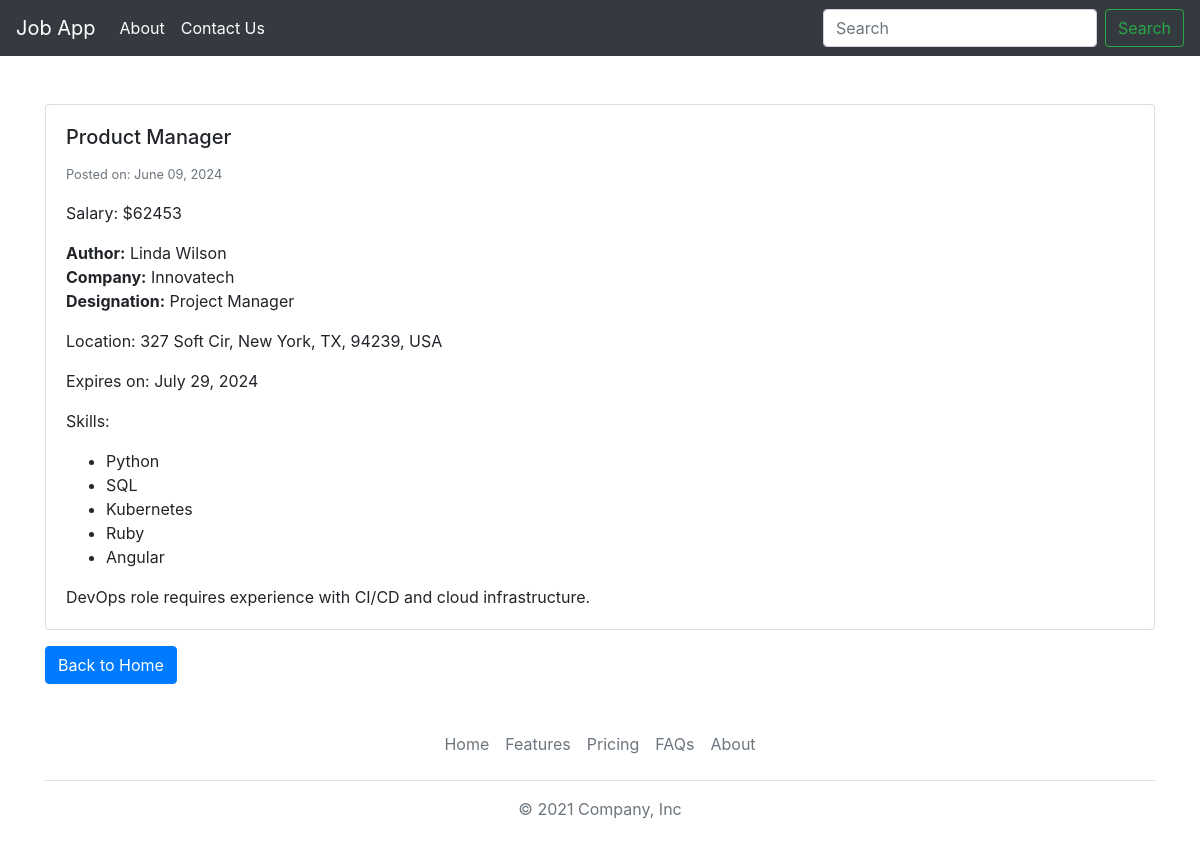
/job/product-manager, run on the app's committed database.
### JobPost/models.py (models this page shows, shortened)
class JobPost(models.Model):
    JOB_TYPE_CHOICES = [
        ('Full Time', 'Full Time'),
        ('Part Time', 'Part Time'),
    ]
    title = models.CharField(max_length=200)
    description = models.TextField()
    date = models.DateTimeField(auto_now_add=True) #add date when adding
    salary = models.IntegerField()
    slug = models.SlugField(null=True, max_length=40, unique=True)
    expiry = models.DateField(null=True)
    location = models.OneToOneField(Location,on_delete=models.CASCADE, null=True)
    author = models.ForeignKey(Author, on_delete=models.CASCADE)
    skills = models.ManyToManyField(Skill)
    type = models.CharField(max_length=200, null=False, choices=JOB_TYPE_CHOICES)
    def __str__(self) -> str:
        return f"{self.title} -> {self.salary}"

class Author(models.Model):
    name = models.CharField(max_length=100)
    company = models.CharField(max_length=100)
    designation = models.CharField(max_length=100)

class Location(models.Model):
    street = models.CharField(max_length=255)
    city = models.CharField(max_length=255)
    state = models.CharField(max_length=255)
    country = models.CharField(max_length=100)
    zip = models.CharField(max_length=20)

class Skill(models.Model):
    name = models.CharField(max_length=100)

### JobPost/views.py (the view)
# urls.py: path('job/<str:slug>', views.job_detail, name="job_detail")
def job_detail(request,slug):
    try:
        context = {
            'job' : JobPost.objects.get(slug=slug)
        }
        print(JobPost.objects.get(slug=slug))
        return render(request, 'JobPost/job_detail.html', context)
    except:
        return HttpResponseNotFound("Not Found")

### JobPost/templates/JobPost/job_detail.html (shortened to what this page needs)
{% extends "layout.html" %}
{% block content %}
    <div class="container mt-5">
        <div class="card">
            <div class="card-body">
                <h5 class="card-title">{{ job.title }}</h5>
                <p class="card-text"><small class="text-muted">Posted on: {{ job.date|date:"F d, Y" }}</small></p>
                <p class="card-text">Salary: ${{ job.salary }}</p>
                <p class="card-text">
                    <strong>Author:</strong> {{ job.author.name }}<br>
                    <strong>Company:</strong> {{ job.author.company }}<br>
                    <strong>Designation:</strong> {{ job.author.designation }}
                </p>
                {% if job.location %}
                    <p class="card-text">Location: {{ job.location.street }}, {{ job.location.city }}, {{ job.location.state }}, {{ job.location.zip }}, {{ job.location.country }}</p>
                {% endif %}
                {% if job.expiry %}
                    <p class="card-text">Expires on: {{ job.expiry|date:"F d, Y" }}</p>
                {% endif %}
                {% if job.skills.all %}
                    <p class="card-text">Skills:
                        <ul>
                            {% for skill in job.skills.all %}
                                <li>{{ skill.name }}</li>
                            {% endfor %}
                        </ul>
                    </p>
                {% endif %}
                <p class="card-text">{{ job.description }}</p>
            </div>
        </div>
        <a href="{% url 'home' %}" class="btn btn-primary mt-3">Back to Home</a>
    </div>
{% endblock content %}

### data on the page
JobPost: title "Product Manager", date "June 09, 2024", salary "62453", author.name "Linda Wilson", author.company "Innovatech", author.designation "Project Manager", location.street "327 Soft Cir", location.city "New York", location.state "TX", location.zip "94239", location.country "USA", expiry "July 29, 2024", description "DevOps role requires experience with CI/CD and cloud infrastructure."
Skill: name "Python"
Skill: name "SQL"
Skill: name "Kubernetes"
Skill: name "Ruby"
Skill: name "Angular"
